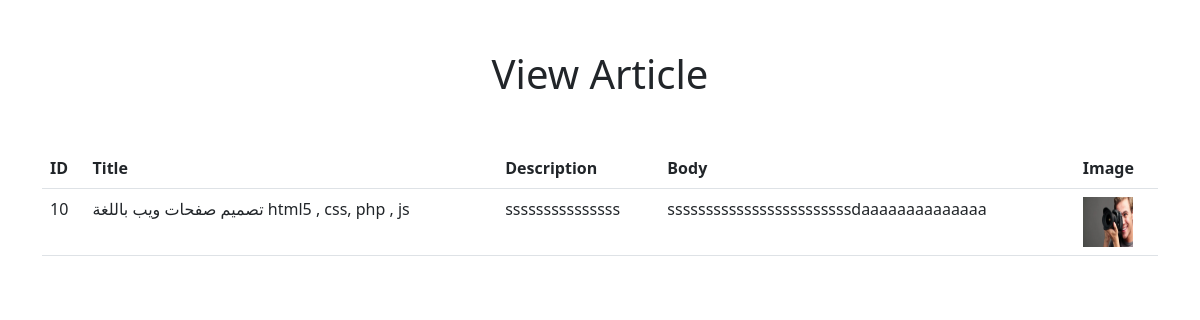
Screenshot of /view.php?id=10 with the database file from the repository.
### tables this page shows
CREATE TABLE `articles` (
  `id` int(11) NOT NULL,
  `title` varchar(255) NOT NULL,
  `description` varchar(255) NOT NULL,
  `image` varchar(255) NOT NULL,
  `creation-date` date DEFAULT current_timestamp(),
  `body` varchar(255) NOT NULL,
  `user_id` int(11) DEFAULT NULL
);

### view.php (the view, shortened to what this page needs)
<!DOCTYPE html>
<html lang="en">
<head>
    <link href="https://cdn.jsdelivr.net/npm/bootstrap@5.2.0-beta1/dist/css/bootstrap.min.css" rel="stylesheet"
>
</head>
<body>
    <section>
        <h1 style="text-align: center;margin: 50px 0;">View Article</h1>
        <div class="container">
            <?php
                require_once "conn.php";
                $sql_query = "SELECT * FROM articles WHERE id = ".$_GET["id"];
                if ($result = $conn ->query($sql_query)) {
                    while ($row = $result -> fetch_assoc()) {
                        $id = $row['id'];
                        $title = $row['title'];
                        $description = $row['description'];
                        $body = $row['body'];
                        $image = $row['image'];
                    }
                }
            ?>
    <div class="container">
	<div class="row">
		<table class="table">
			<tr>
				<th>ID</th>
				<th>Title</th>
				<th>Description</th>
				<th>Body</th>
				<th>Image</th>
			</tr>
			<tr>
				<td><?php echo $id; ?></td>
				<td><?php echo $title; ?></td>
				<td><?php echo $description; ?></td>
				<td><?php echo $body; ?></td>
				<td><img src="./images/<?php echo $image; ?> " width="50" height="50" ></td>
			</tr>
		</table>
    </div>
        </div>
    </section>
</body>
</html>

### rows the page displays
articles: id "10", title "تصميم صفحات ويب باللغة html5 , css, php , js", description "sssssssssssssss", body "ssssssssssssssssssssssssdaaaaaaaaaaaaaa", image (picture)
